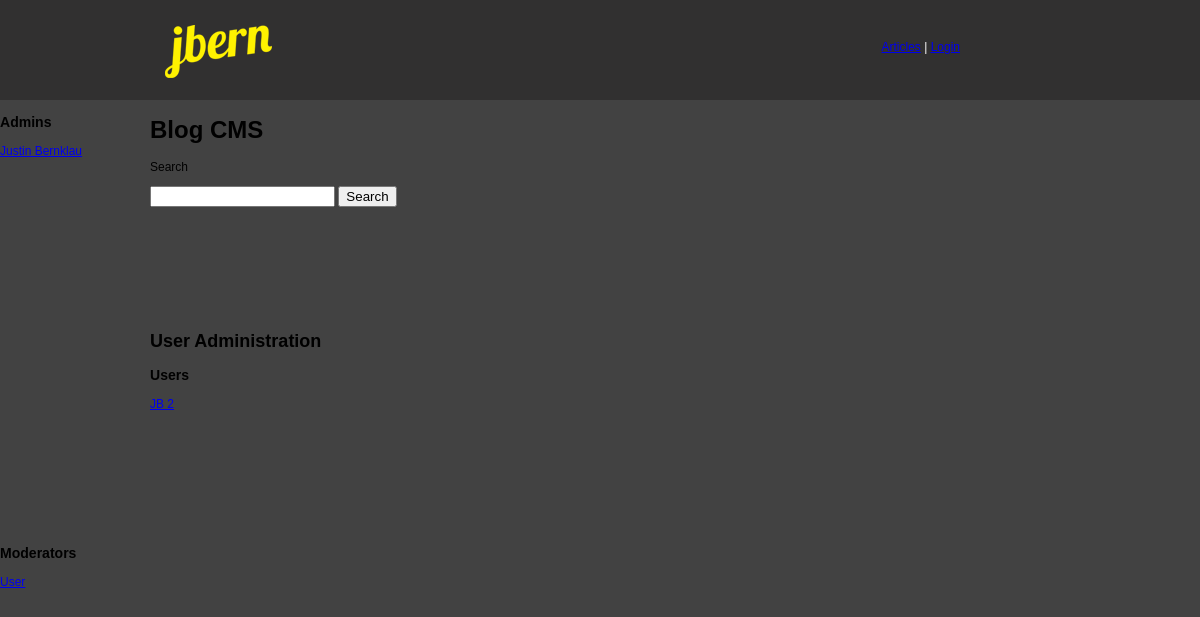
The app's page /admin.php with its own data.
### tables this page shows
CREATE TABLE IF NOT EXISTS `cms_users` (
  `user_id` int(11) NOT NULL AUTO_INCREMENT,
  `email` varchar(255) NOT NULL DEFAULT '',
  `password` varchar(50) NOT NULL DEFAULT '',
  `name` varchar(100) NOT NULL DEFAULT '',
  `access_lvl` tinyint(4) NOT NULL DEFAULT '1',
  PRIMARY KEY (`user_id`),
  UNIQUE KEY `uniq_email` (`email`)
);

### admin.php (the view, shortened to what this page needs)
<?php
	require_once 'header.php';
	$a_users = array(1 => "Users", "Moderators", "Admins");
	function echoUserList($lvl) {
		global $a_users;
		$sql = "SELECT user_id, name, email FROM cms_users " .
		"WHERE access_lvl = $lvl ORDER BY name";
		$result = mysql_query($sql)
			or die(mysql_error());
		if(mysql_num_rows($result) == 0) {
			echo "<em>No " . $a_users[$lvl] . " created. </em>";
		} else {
			while ($row = mysql_fetch_array($result)) {
				if ($row['user_id'] == $_SESSION['user_id']) {
					echo htmlspecialchars($row['name']) . "<br />\n";
				} else {
					echo '<a href="useraccount.php?userid=' . $row['user_id'] .
					'" title="' . htmlspecialchars($row['email']) . '">' .
					htmlspecialchars($row['name']) . "</a><br />\n";
				}
			}
		}
	}
?>
<div id="body-content">
<h2>User Administration</h2>
<?php
	for ($i=1; $i<=3; $i++) {
		echo "<h3>" . $a_users[$i] . "</h3\n" .
		"<div class=\"scroller\">\n";
		echoUserList($i);
		echo "\n</div>\n";
	}
?>
<br />
<?php require_once 'footer.php'; ?>
<link rel="stylesheet" type="text/css" href="css/main.css" media="screen"/>

### css/header.css (style rules this page uses)
body { font-family: Arial, Helvetica, sans-serif; font-size:12px; background-color:#424242; color:#000; margin-left: 0px; margin-top: 0px; margin-right: 0px; margin-bottom: 0px; }
#body-content { width:900px; height:auto; color:#999; margin:0px auto; margin-top:10px; }

### css/main.css (style rules this page uses)
#body-content { width:900px; height:auto; min-height:200px; color:#000; margin:0px auto; margin-top:10px; }

### records on screen
cms_users: name "JB 2"
cms_users: name "User"
cms_users: name "Justin Bernklau"

### other values on screen
$a_users[$i] "Users"
$a_users[$i] "Moderators"
$a_users[$i] "Admins"
